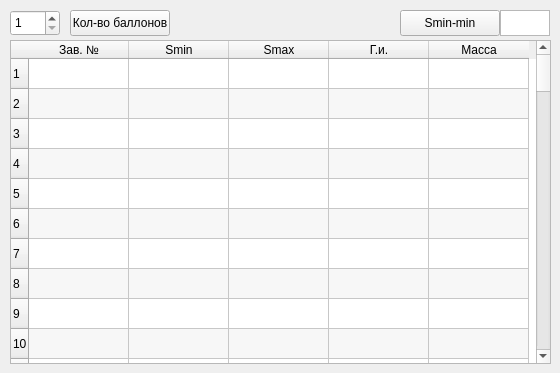
    <widget class="QWidget" name="ballon_data">
     <attribute name="title">
      <string>Данные баллонов</string>
     </attribute>
     <widget class="QSpinBox" name="amount">
      <property name="geometry">
       <rect>
        <x>10</x>
        <y>10</y>
        <width>50</width>
        <height>26</height>
       </rect>
      </property>
      <property name="frame">
       <bool>true</bool>
      </property>
      <property name="readOnly">
       <bool>false</bool>
      </property>
      <property name="buttonSymbols">
       <enum>QAbstractSpinBox::UpDownArrows</enum>
      </property>
      <property name="keyboardTracking">
       <bool>false</bool>
      </property>
      <property name="minimum">
       <number>1</number>
      </property>
      <property name="maximum">
       <number>100</number>
      </property>
      <property name="displayIntegerBase">
       <number>10</number>
      </property>
     </widget>
     <widget class="QPushButton" name="pushButt_amount">
      <property name="geometry">
       <rect>
        <x>70</x>
        <y>10</y>
        <width>100</width>
        <height>26</height>
       </rect>
      </property>
      <property name="text">
       <string>Кол-во баллонов</string>
      </property>
     </widget>
     <widget class="QTableWidget" name="tableWidget">
      <property name="geometry">
       <rect>
        <x>10</x>
        <y>40</y>
        <width>541</width>
        <height>324</height>
       </rect>
      </property>
      <property name="frameShape">
       <enum>QFrame::StyledPanel</enum>
      </property>
      <property name="frameShadow">
       <enum>QFrame::Sunken</enum>
      </property>
      <property name="verticalScrollBarPolicy">
       <enum>Qt::ScrollBarAlwaysOn</enum>
      </property>
      <property name="horizontalScrollBarPolicy">
       <enum>Qt::ScrollBarAlwaysOff</enum>
      </property>
      <property name="sizeAdjustPolicy">
       <enum>QAbstractScrollArea::AdjustIgnored</enum>
      </property>
      <property name="tabKeyNavigation">
       <bool>true</bool>
      </property>
      <property name="alternatingRowColors">
       <bool>true</bool>
      </property>
      <property name="verticalScrollMode">
       <enum>QAbstractItemView::ScrollPerItem</enum>
      </property>
      <property name="gridStyle">
       <enum>Qt::SolidLine</enum>
      </property>
      <property name="sortingEnabled">
       <bool>false</bool>
      </property>
      <property name="cornerButtonEnabled">
       <bool>true</bool>
      </property>
      <property name="rowCount">
       <number>80</number>
      </property>
      <property name="columnCount">
       <number>5</number>
      </property>
      <row/>
      <row/>
      <row/>
      <row/>
      <row/>
      <row/>
      <row/>
      <row/>
      <row/>
      <row/>
      <row/>
      <row/>
      <row/>
      <row/>
      <row/>
      <row/>
      <row/>
      <row/>
      <row/>
      <row/>
      <row/>
      <row/>
      <row/>
      <row/>
      <row/>
      <row/>
      <row/>
      <row/>
      <row/>
      <row/>
      <row/>
      <row/>
      <row/>
      <row/>
      <row/>
      <row/>
      <row/>
      <row/>
      <row/>
      <row/>
      <row/>
      <row/>
      <row/>
      <row/>
      <row/>
      <row/>
      <row/>
      <row/>
      <row/>
      <row/>
      <row/>
      <row/>
      <row/>
      <row/>
      <row/>
      <row/>
      <row/>
      <row/>
      <row/>
      <row/>
      <row/>
      <row/>
      <row/>
      <row/>
      <row/>
      <row/>
      <row/>
      <row/>
      <row/>
      <row/>
      <row/>
      <row/>
      <row/>
      <row/>
      <row/>
      <row/>
      <row/>
      <row/>
      <row/>
      <row/>
      <column>
       <property name="text">
        <string>Зав. №</string>
       </property>
      </column>
      <column>
       <property name="text">
        <string>Smin</string>
       </property>
      </column>
      <column>
       <property name="text">
        <string>Smax</string>
       </property>
      </column>
      <column>
       <property name="text">
        <string>Г.и.</string>
       </property>
      </column>
      <column>
       <property name="text">
        <string>Масса</string>
       </property>
      </column>
     </widget>
     <widget class="QPushButton" name="pushButt_sMinMin">
      <property name="geometry">
       <rect>
        <x>400</x>
        <y>10</y>
        <width>100</width>
        <height>26</height>
       </rect>
      </property>
      <property name="text">
       <string>Smin-min</string>
      </property>
     </widget>
     <widget class="QPlainTextEdit" name="sMinTotal">
      <property name="geometry">
       <rect>
        <x>500</x>
        <y>10</y>
        <width>50</width>
        <height>26</height>
       </rect>
      </property>
      <property name="plainText">
       <string/>
      </property>
     </widget>
    </widget>
